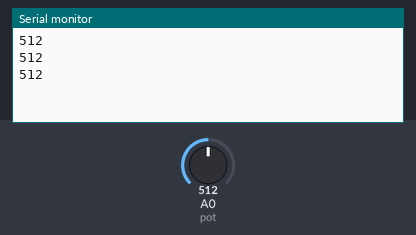
This sketch was run on a simulated Arduino Uno, built with avr-gcc and run on an emulated ATmega328P. Parts: the last lines printed to the serial monitor. Inputs (shaded band) come from the test bench; at power-on: A0 (pot) = 512.

Above: at 1.3 s.
1.4 s: A0 (pot) set to 716
At 1.9 s:
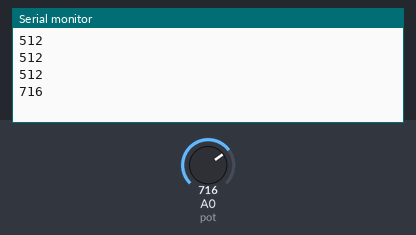
2.9 s: A0 (pot) set to 900
At 3.4 s:
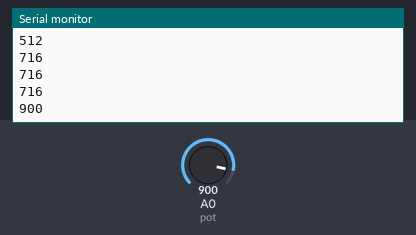
Timing chart, 0 to 5.9 s (numbered marks = the images above; inputs shaded):
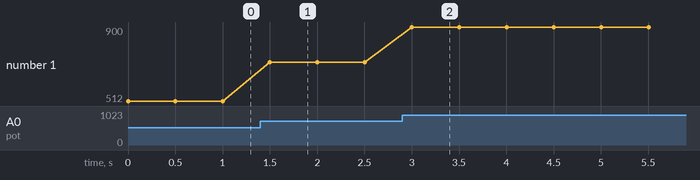

Measured:
- after the input at 1.4 s, the serial monitor: prints a new line after 0.10 s (image 1)
- after the input at 2.9 s, the serial monitor: prints a new line after 0.10 s (image 2)
- plotted number 1: 512 → 716 after the input at 1.4 s, 716 → 900 after the input at 2.9 s

The sketch:

code-5-1.ino
```cpp
#define pot A0
int pvalue = 0;

void setup()
{
  pinMode(pot,INPUT);
  Serial.begin(9600);
}

void loop()
{
  pvalue = analogRead(pot);
  Serial.println(pvalue);
  delay(500);
}
```
